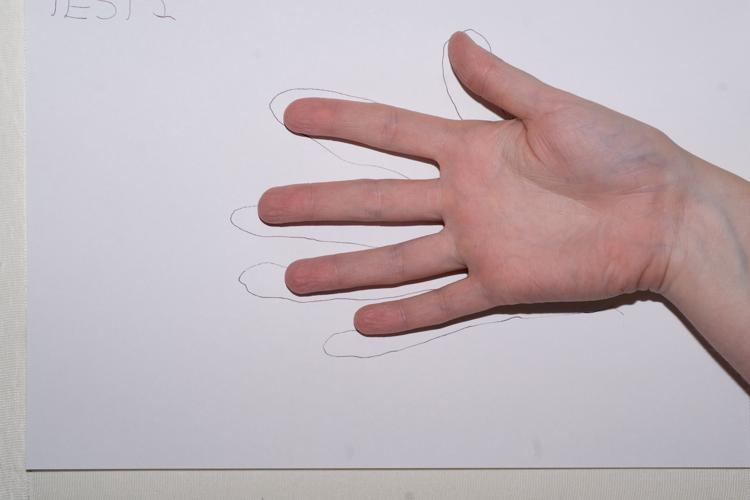
#> input picture PHD/papersTOREAD/Fluoroscopy Related Papers/FLuoroscopic Segmentation/important ones/fluoroscopySegmentationSpecific/MatLab-ActiveModels_version7/Fotos/test001.jpg, 750 x 500 px
$ python histogrmEqualizationContrastImprovement.py '../../../../../../../../papersTOREAD/Fluoroscopy Related Papers/FLuoroscopic Segmentation/important ones/fluoroscopySegmentationSpecific/MatLab-ActiveModels_version7/Fotos/test001.jpg'
#> lines starting #> are read from the running program, lines starting #| are printed output that depends on the picture
import cv2
import numpy as np
import sys
# [20 lines of commented-out code are left out]

img = cv2.imread(sys.argv[1],0)
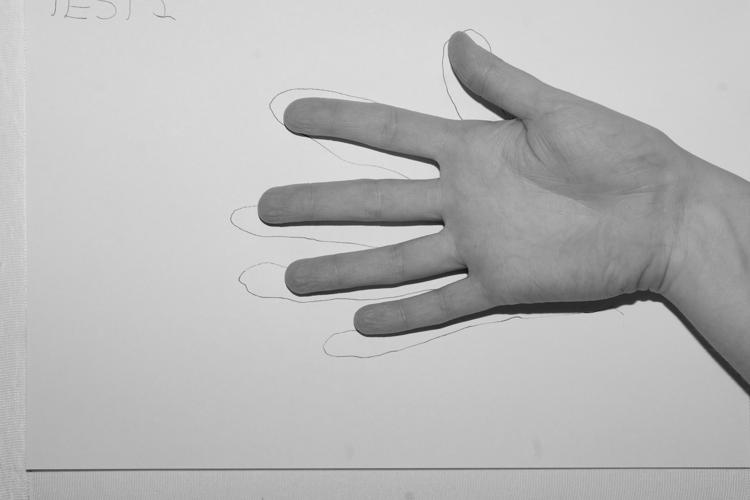
#> img: shape (500, 750); min 12, max 237, mean 183.3
equ = cv2.equalizeHist(img)
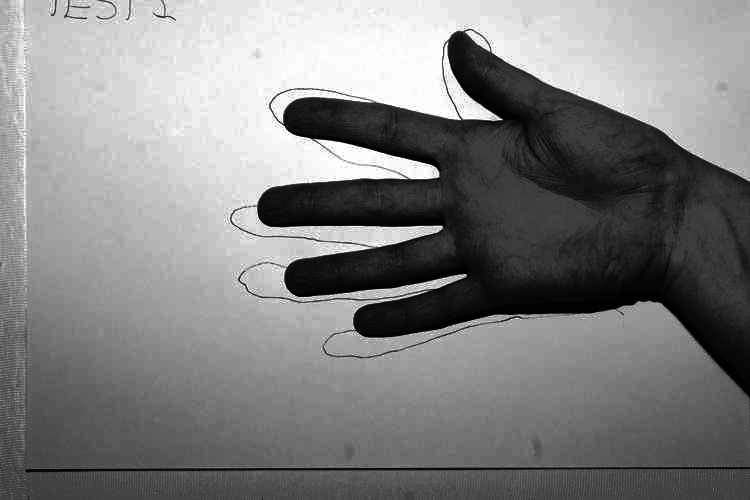
#> equ: shape (500, 750); min 0, max 255, mean 129.3
equ = cv2.equalizeHist(equ)
res = np.hstack((img,equ)) #stacking images side-by-side
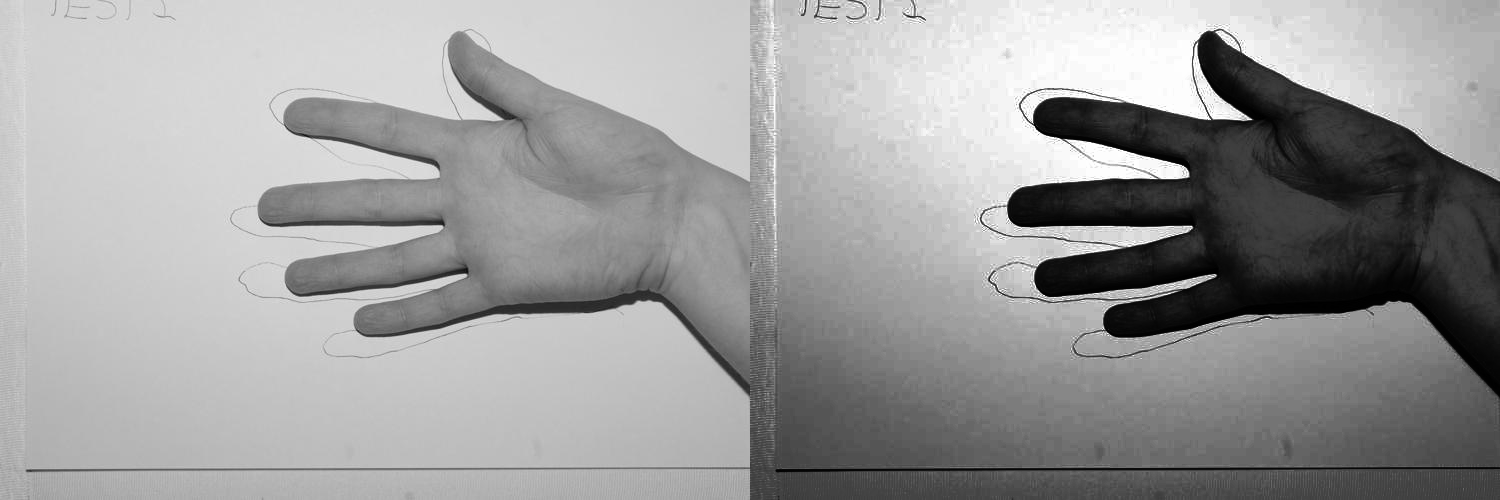
#> res: shape (500, 1500); min 0, max 255, mean 156.2
cv2.imshow('HistEquualizedIncreaseInContrast',res)

cv2.waitKey(0)
cv2.destroyAllWindows()

$ run again, on PHD/papersTOREAD/Fluoroscopy Related Papers/FLuoroscopic Segmentation/important ones/fluoroscopySegmentationSpecific/MatLab-ActiveModels_version7/Fotos/train009.jpg
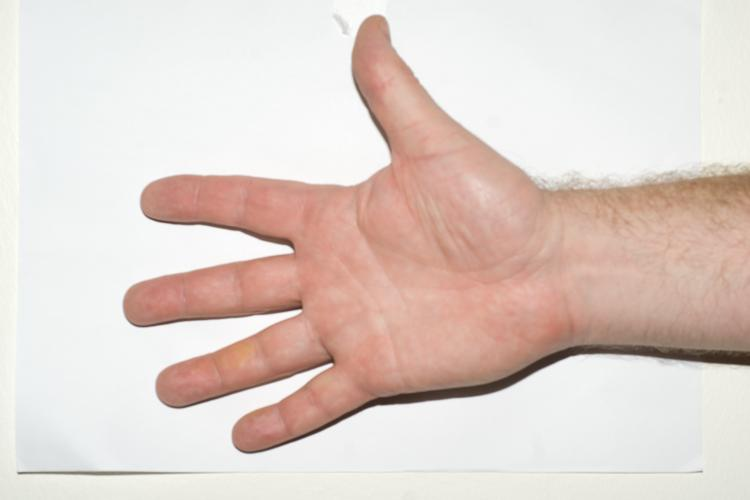
#> input picture PHD/papersTOREAD/Fluoroscopy Related Papers/FLuoroscopic Segmentation/important ones/fluoroscopySegmentationSpecific/MatLab-ActiveModels_version7/Fotos/train009.jpg, 750 x 500 px
#> `equ = cv2.equalizeHist(img)`:
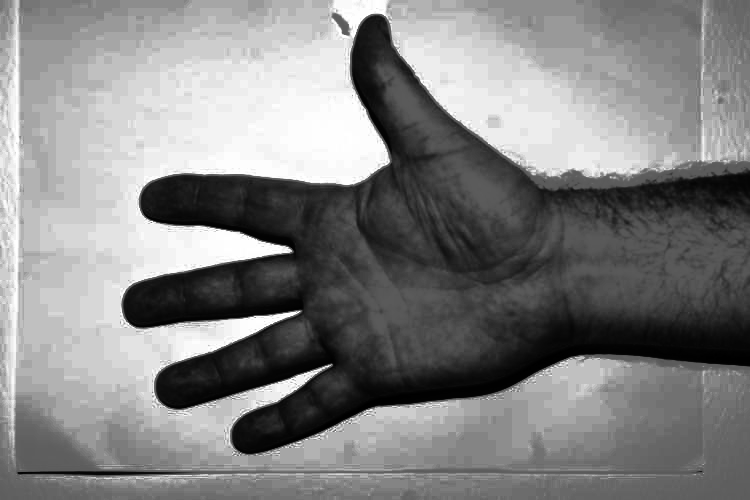
#> equ: shape (500, 750); min 0, max 255, mean 130.7
#> `res = np.hstack((img,equ))`:
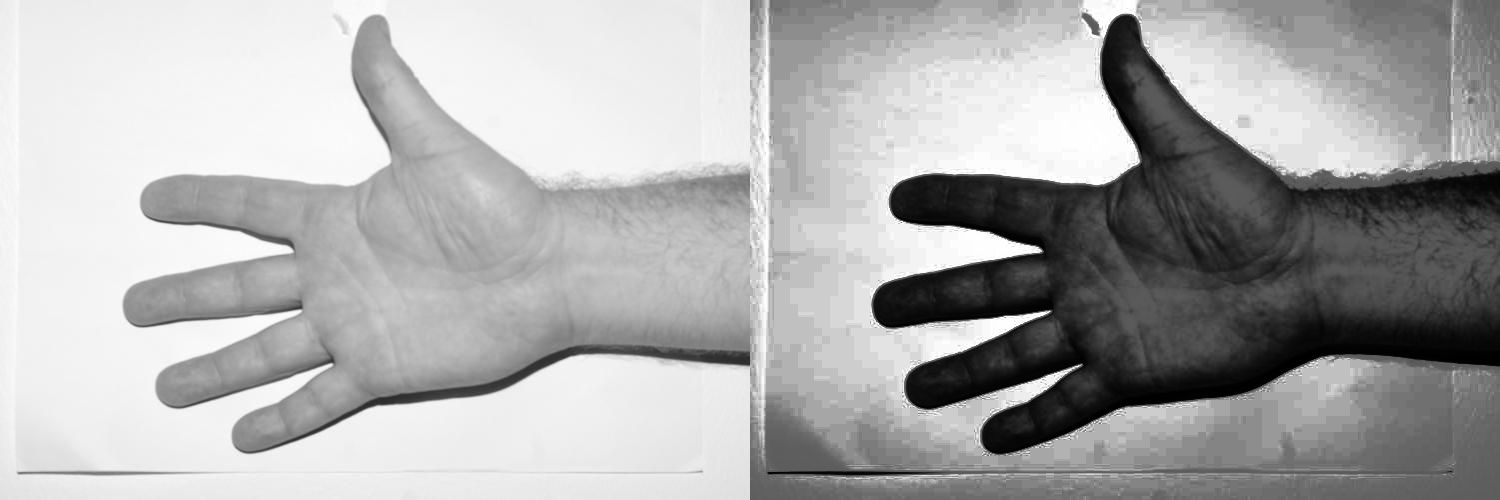
#> res: shape (500, 1500); min 0, max 255, mean 172.1
